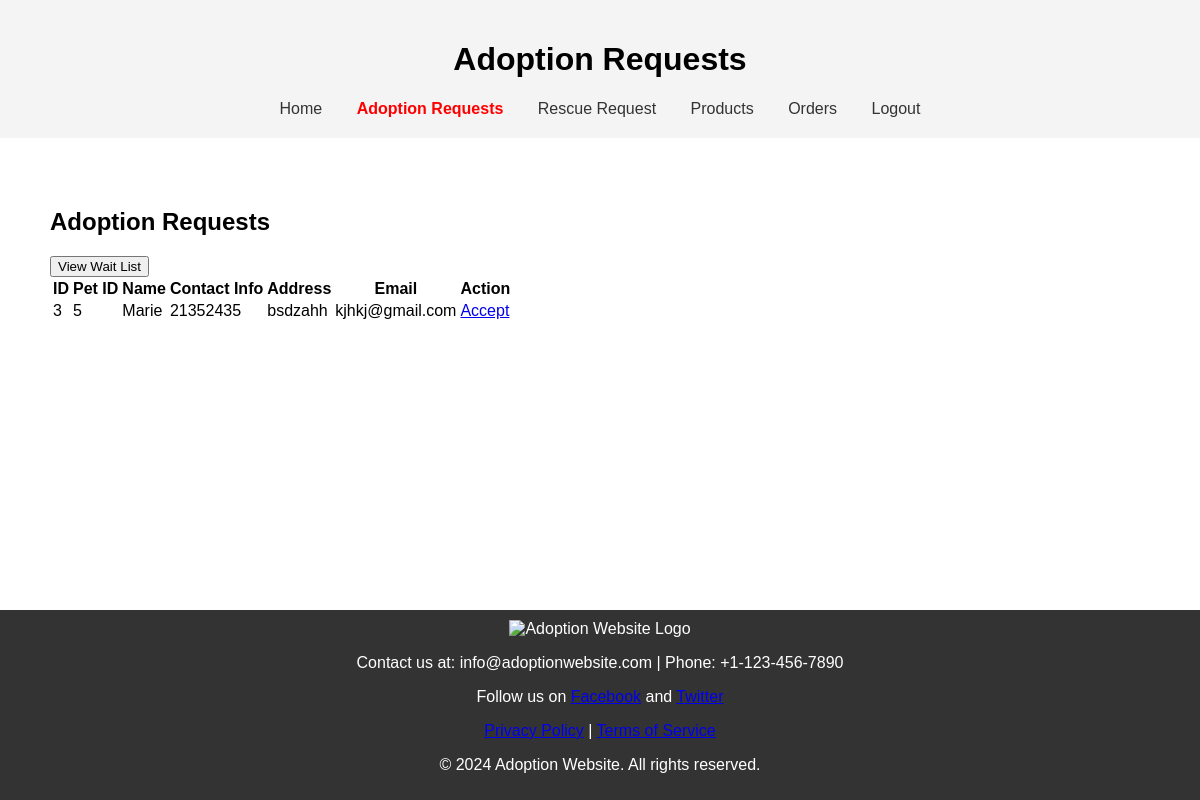
Screenshot of /admin/view_adoption_request.php with the database file from the repository.
### tables this page shows
CREATE TABLE `adoption_requests` (
  `id` int(11) NOT NULL,
  `pet_id` int(11) NOT NULL,
  `name` varchar(50) NOT NULL,
  `contact_info` varchar(100) NOT NULL,
  `address` varchar(255) NOT NULL,
  `email` varchar(100) NOT NULL,
  `status` varchar(255) DEFAULT NULL
);

### admin/view_adoption_request.php (the view, shortened to what this page needs)
<?php
include '../db_connection.php';
$sql = "SELECT * FROM adoption_requests where status <> 'accepted' or status is null";
$result = $conn->query($sql);
?>
<!DOCTYPE html>
<html>
<head>
    <link rel="stylesheet" type="text/css" href="../styles.css">
</head>
<body>
<header>
        <h1>Adoption Requests</h1>
        <?php include '../components/admin_navbar.php'; ?>
    </header>
    <section>
        <h2>Adoption Requests</h2> <form action="wait_list.php">
        <button type="submit">View Wait List</button>
    </form>
        <table>
            <tr>
                <th>ID</th>
                <th>Pet ID</th>
                <th>Name</th>
                <th>Contact Info</th>
                <th>Address</th>
                <th>Email</th>
                <th>Action</th>
            </tr>
            <?php
            if ($result->num_rows > 0) {
                while ($row = $result->fetch_assoc()) {
                    echo "<tr>";
                    echo "<td>" . $row['id'] . "</td>";
                    echo "<td>" . $row['pet_id'] . "</td>";
                    echo "<td>" . $row['name'] . "</td>";
                    echo "<td>" . $row['contact_info'] . "</td>";
                    echo "<td>" . $row['address'] . "</td>";
                    echo "<td>" . $row['email'] . "</td>";
                    echo "<td><a href='accept_adoption.php?id=" . $row['id'] . "'>Accept</a></td>";
                    echo "</tr>";
                }
            } else {
                echo "<tr><td colspan='7'>No adoption requests found</td></tr>";
            }
            ?>
        </table>
    </section>
    <footer>
    <?php
    include '../components/footer.php';?>
    </footer>
</body>
</html>

### styles.css (style rules this page uses)
body { font-family: Arial, sans-serif; margin: 0; padding: 0; }
header { background-color: #f4f4f4; padding: 20px; text-align: center; }
section { padding: 50px; }
footer { background-color: #333; color: #fff; text-align: center; padding: 10px 0; position: fixed; bottom: 0; width: 100%; }

### rows the page displays
adoption_requests: id "3", pet "5", name "Marie", contact_info "21352435", address "bsdzahh", email "kjhkj@gmail.com"
